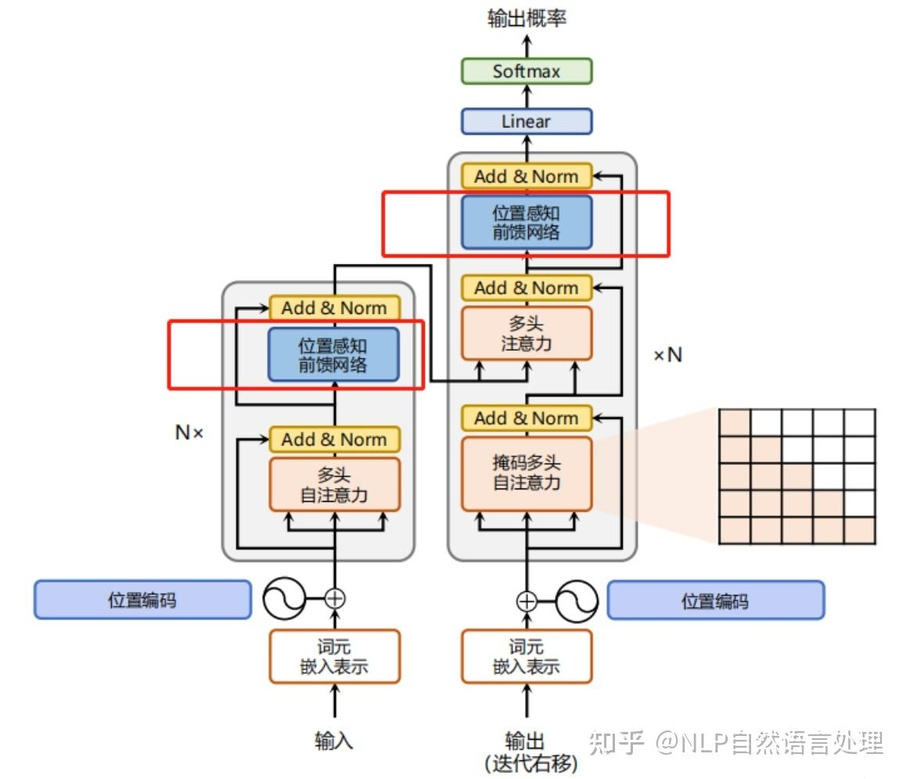
#> input picture learning/Week01_Transformer/語言模型輸入輸出順序.jpg, 906 x 779 px, shrunk from 1158 x 995 before the run
$ python demo_03_camera_sim_comparison.py --real '../../Week01_Transformer/語言模型輸入輸出順序.jpg' --sim '../../Week01_Transformer/語言模型輸入輸出順序.jpg'
#> lines starting #> are read from the running program, lines starting #| are printed output that depends on the picture
"""Compare real/recorded camera images with simulator images using common metrics."""
import argparse
import json
import time
from pathlib import Path


def load_rgb(path):
#> called with path = '../../Week01_Transformer/語言模型輸入輸出順序.jpg'
    import cv2
    image = cv2.imread(path, cv2.IMREAD_COLOR)
#> image is the input picture: shape (779, 906, 3); mean B, G, R 234.7, 236.5, 239.1
    if image is None:
        raise FileNotFoundError(path)
    return cv2.cvtColor(image, cv2.COLOR_BGR2RGB)


def stats(name, image):
#> called with name = 'real'
    import numpy as np
    gray = image.mean(axis=2)
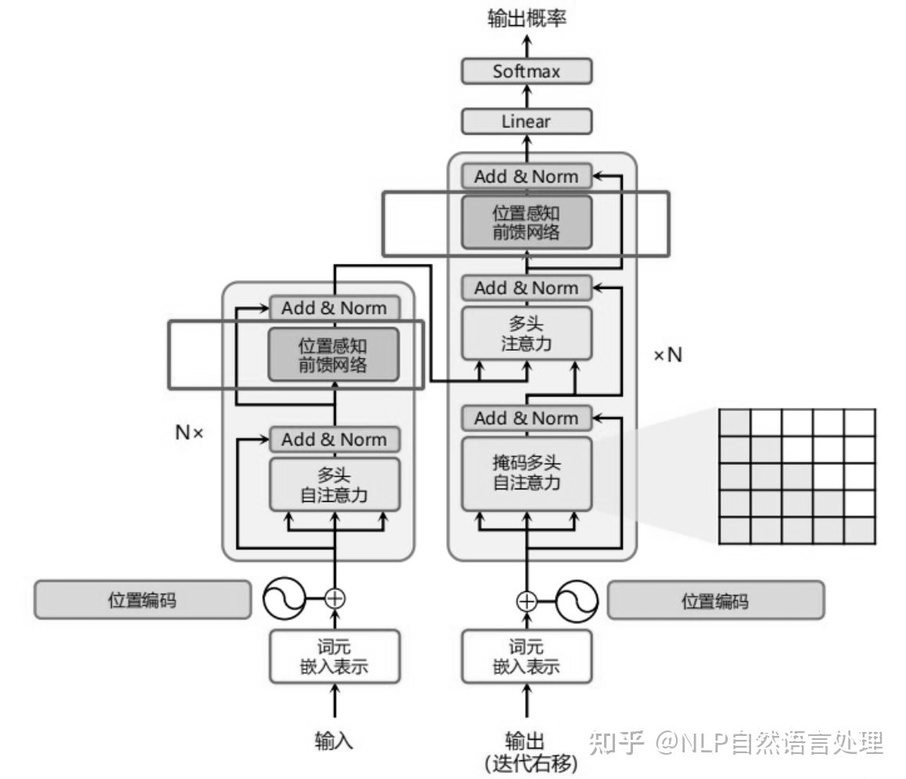
#> gray: shape (779, 906) float64; min 0, max 255, mean 236.8
    return {
        "source": name,
        "shape": list(image.shape),
        "mean_rgb": image.mean(axis=(0, 1)).tolist(),
        "std_rgb": image.std(axis=(0, 1)).tolist(),
        "brightness_mean": float(gray.mean()),
        "brightness_std": float(gray.std()),
        "noise_proxy": float(np.diff(gray, axis=1).std()),
    }


def main():
    p = argparse.ArgumentParser()
    p.add_argument("--real", required=True, help="Real camera frame or recorded image.")
    p.add_argument("--sim", required=True, help="Isaac Sim RGB frame.")
    p.add_argument("--output", default="camera_sim_metrics.json")
    args = p.parse_args()
    started = time.perf_counter()
    real, sim = load_rgb(args.real), load_rgb(args.sim)
    report = {"real": stats("real", real), "sim": stats("sim", sim)}
    report["absolute_mean_rgb_gap"] = [
        abs(a - b) for a, b in zip(report["real"]["mean_rgb"], report["sim"]["mean_rgb"])
    ]
    report["elapsed_seconds"] = time.perf_counter() - started
    Path(args.output).write_text(json.dumps(report, indent=2), encoding="utf-8")
    print(json.dumps(report, indent=2))
#> (printed output is left out)


if __name__ == "__main__":
    main()
